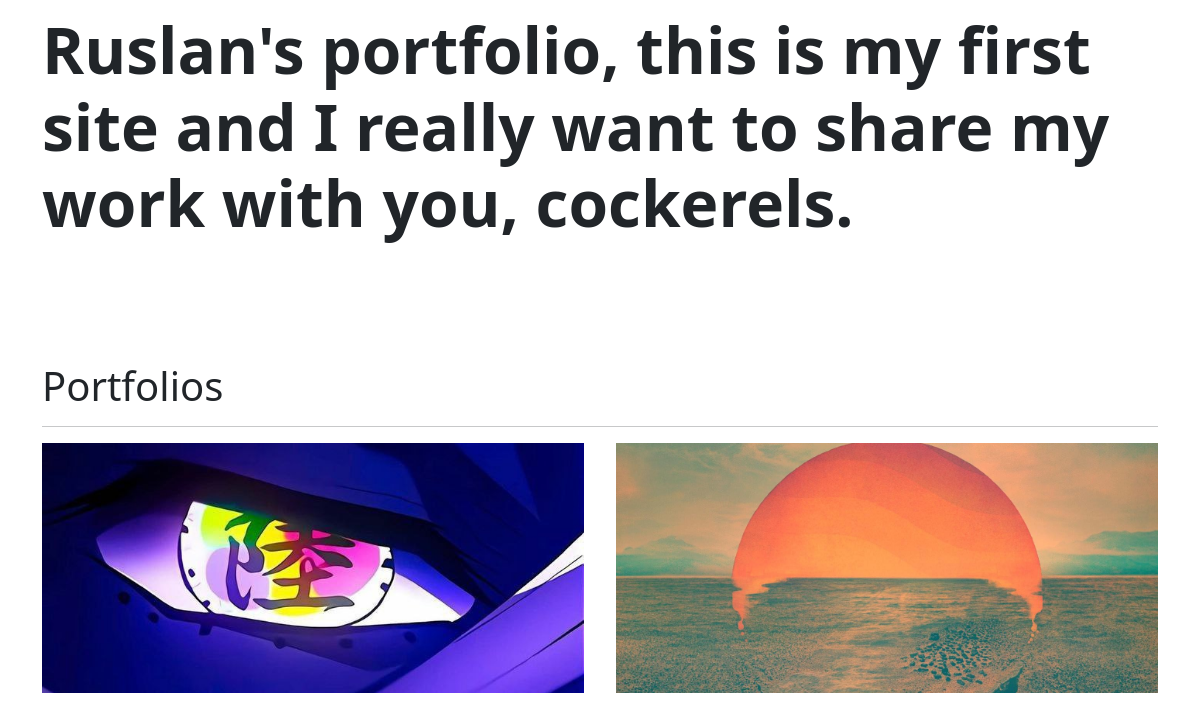
Before: / (lower part) with the older database file.
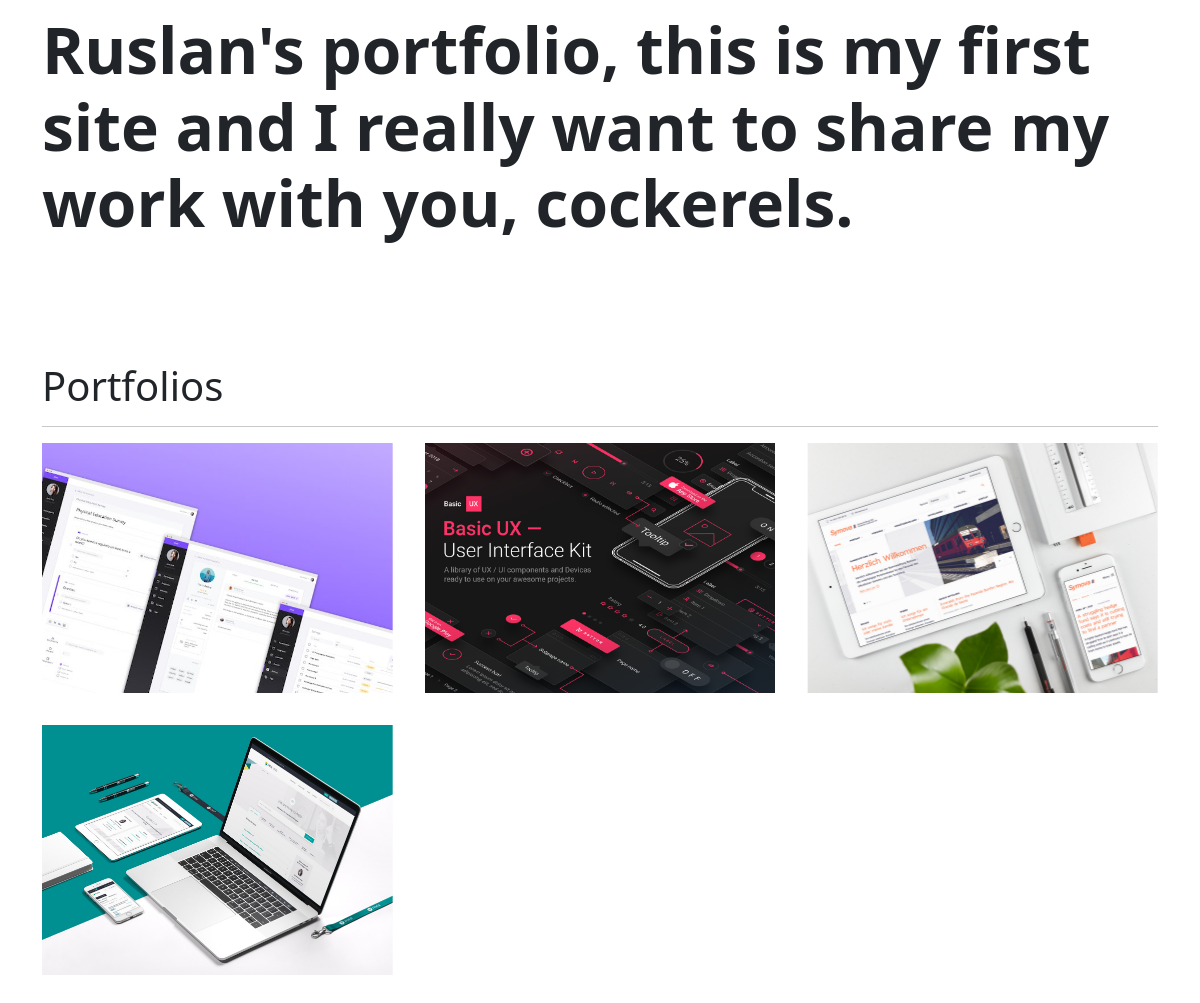
After: the same page with the newer database file.
### my_portfolio/models.py (models this page shows, shortened)
class Project(models.Model):
    tittle = models.CharField(max_length=100)
    description = models.CharField(max_length=300)
    image = models.ImageField(upload_to='my_portfolio/images/')
    url = models.URLField(blank=True)

### my_portfolio/views.py (the view)
# urls.py: 2. Add a URL to urlpatterns:  path('', views.home, name='home')
def home(request):
    project = Project.objects.all()
    return render(request, 'my_portfolio/home.html', {'tittle': 'Ruslan\'s portfolio', 'project': project})

### my_portfolio/templates/my_portfolio/home.html (shortened to what this page needs)
{% extends 'base.html' %}
{% load static %}
{% block content %}
    <div class="home_header_block">
        <h1>Ruslan's portfolio, this is my first site and I really want to share my work with you, cockerels.</h1>
    </div>
    <h1>Portfolios</h1>
    <hr>
    <div class="portfolio_container">
        {% for item in project %}
            <a href="{% url 'portfolio' item.id %}" class="card_img_box">
                <img src="{{ item.image.url }}" class="card_img_box_this">
                <div class="card_info">
                </div>
            </a>
        {% endfor %}
    </div>
{% endblock %}

### my_portfolio/templates/base.html (shortened to what this page needs)
<!doctype html>
<html lang="en">
  <head>
    {% load static %}
    <link rel="stylesheet" href={% static 'style.css' %}>
    <link href="https://cdn.jsdelivr.net/npm/bootstrap@5.2.3/dist/css/bootstrap.min.css" rel="stylesheet">
  </head>
  <body>
    <div class="container">
        {% block content %}{% endblock %}
    </div>
  </body>
</html>

### my_portfolio/static/style.css (style rules this page uses)
* { margin: 0; padding: 0; box-sizing: border-box; }
html, body { height: 100%; }
.home_header_block { display: flex; justify-content: center; align-items: center; flex-direction: column; margin-bottom: 7rem; }
.home_header_block > h1 { font-size: 4rem; font-weight: bold; }
.card_img_box { position: relative; overflow: hidden; max-width: 550px; width: 100%; height: 250px; cursor: pointer; }
.card_img_box_this { position: absolute; top: 50%; left: 50%; transform: translate(-50%, -50%); max-width: 550px; width: 100%; height: 250px; object-fit: cover; transition: 0.7s; }
.portfolio_container { display: grid; grid-template-columns: repeat(auto-fit, minmax(350px, 1fr)); gap: 2rem; padding-bottom: 5rem; }
.card_info { position: absolute; content: ''; left: 0; top: 0; right: 0; bottom: 0; color: white; background-color: rgba(0, 0, 0, 0); display: flex; flex-direction: column; padding-top: 300px; padding-left: 50px; padding-right: 50px; align-items: center; transition: 0.5s; }

Changed rows visible on the page:
removed Project: image (picture)
added Project: image (picture)
changed Project (number 2 of 4 on the later page): image: a different picture
added Project: image (picture)
added Project: image (picture)
